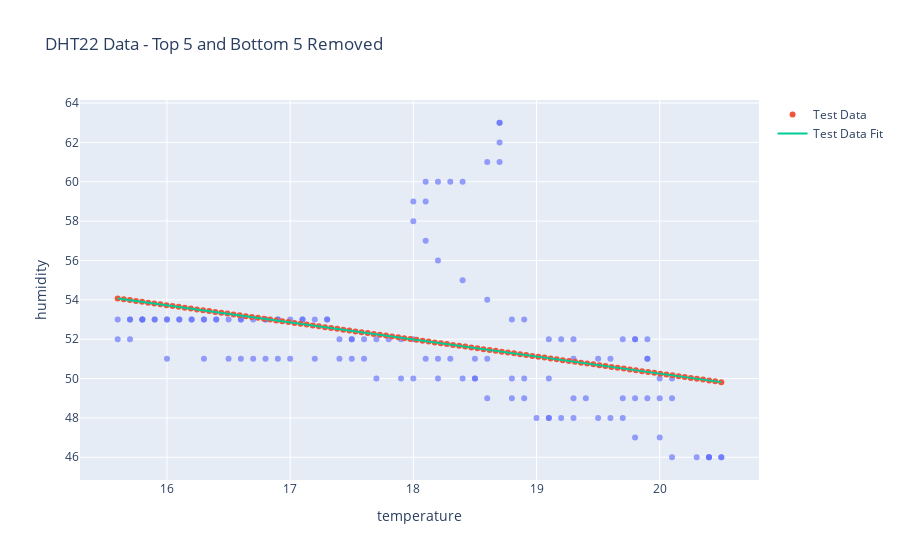

The cell this chart's notebook holds for it:
### Markdown cell above
## Step 7: New Data? New Model...

Repeat steps 3-5 to train LR model, create test temperature/humidity values, create plot with original training samples and trend line from test samples. Compare these 2 scenarios - 

The trend line is still the same or slope of the line changed a bit, did the LR model learning different pattern? Justify your answer.

### Code cell
# step 3 - create Linear Regression
df = removedSomeData
X10 = df.temperature.values.reshape(-1, 1)

# create Linear Regression
modelRemoved10 = LinearRegression()
# train model with humidity data
modelRemoved10.fit(X10, df.humidity)

# Step 4 - find the min and max temperature
minTemp: float = X10.min()
maxTemp: float = X10.max()
testTemp = np.linspace(minTemp, maxTemp, 100)
predictHumidity = modelRemoved10.predict(testTemp.reshape(-1, 1))

# step 5 - plot
testData = {'temperature': testTemp, 'humidity': predictHumidity}
testDF = pd.DataFrame(data=testData)

fig = px.scatter(df, x='temperature', y='humidity', opacity=0.65, title='DHT22 Data - Top 5 and Bottom 5 Removed')
fig.add_traces(go.Scatter(x=testDF['temperature'], y=testDF['humidity'], mode='markers', name='Test Data'))
fig.add_traces(go.Scatter(x=testTemp, y=predictHumidity, name='Test Data Fit'))
fig.show()
